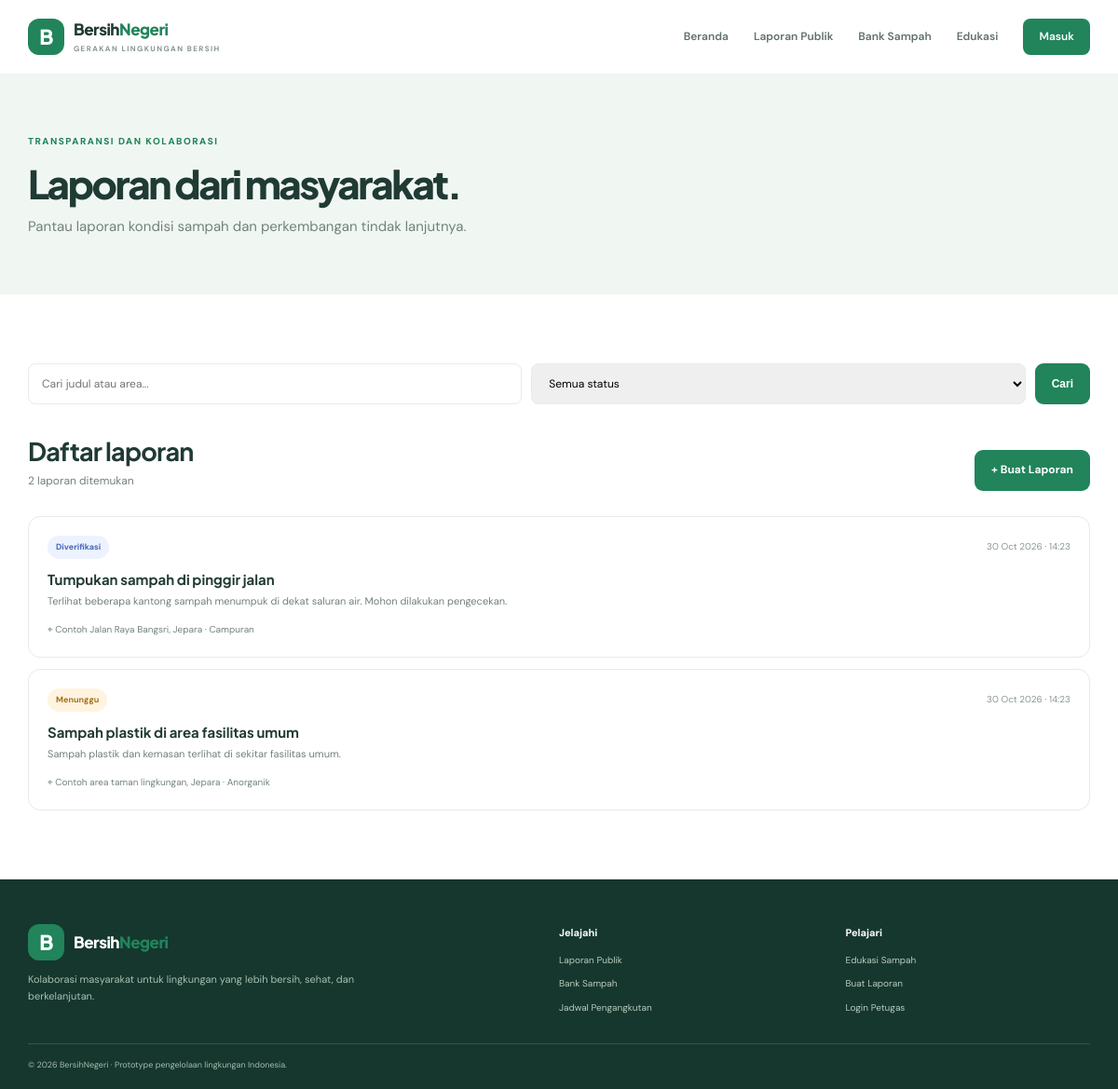
The app's page /laporan.php with its own data.
### tables this page shows
CREATE TABLE reports(
 id INT UNSIGNED AUTO_INCREMENT PRIMARY KEY,user_id INT UNSIGNED NOT NULL,title VARCHAR(160) NOT NULL,
 description TEXT NOT NULL,area VARCHAR(220) NOT NULL,waste_type ENUM('Organik','Anorganik','B3 Rumah Tangga','Campuran') NOT NULL DEFAULT 'Campuran',
 photo_url VARCHAR(500) NULL,latitude DECIMAL(10,7) NULL,longitude DECIMAL(10,7) NULL,
 status ENUM('Menunggu','Diverifikasi','Ditangani','Selesai','Ditolak') NOT NULL DEFAULT 'Menunggu',
 staff_note TEXT NULL,handled_by INT UNSIGNED NULL,created_at TIMESTAMP DEFAULT CURRENT_TIMESTAMP,
 updated_at TIMESTAMP DEFAULT CURRENT_TIMESTAMP ON UPDATE CURRENT_TIMESTAMP,
 CONSTRAINT fk_report_user FOREIGN KEY(user_id) REFERENCES users(id),
 CONSTRAINT fk_report_staff FOREIGN KEY(handled_by) REFERENCES users(id) ON DELETE SET NULL,
 INDEX idx_report_status(status),INDEX idx_report_area(area)
);

### config/helpers.php (called while the page is built, shortened)
<?php
function e(?string $v):string{return htmlspecialchars($v??'',ENT_QUOTES,'UTF-8');}
function status_class(string $s):string{return match($s){'Selesai'=>'status-done','Ditangani'=>'status-work','Ditolak'=>'status-rejected','Diverifikasi'=>'status-verified',default=>'status-wait'};}
function excerpt(string $s,int $n=120):string{$s=trim(strip_tags($s));return mb_strlen($s)<=$n?$s:mb_substr($s,0,$n).'…';}

### laporan.php (the view, shortened to what this page needs)
<?php
require_once __DIR__.'/config/database.php';require_once __DIR__.'/config/helpers.php';
$pageTitle='Laporan Publik';$basePath='';$q=trim($_GET['q']??'');$status=$_GET['status']??'';
$where=[];$params=[];if($q!==''){$where[]='(title LIKE :q OR area LIKE :q OR description LIKE :q)';$params['q']='%'.$q.'%';}
$sql='SELECT r.*,u.name AS reporter FROM reports r LEFT JOIN users u ON u.id=r.user_id'.($where?' WHERE '.implode(' AND ',$where):'').' ORDER BY r.created_at DESC LIMIT 100';
$stmt=$pdo->prepare($sql);$stmt->execute($params);$rows=$stmt->fetchAll();require __DIR__.'/includes/header.php';
?>
<section class="page-banner"><div class="container"><span class="eyebrow">TRANSPARANSI DAN KOLABORASI</span><h1>Laporan dari masyarakat.</h1><p>Pantau laporan kondisi sampah dan perkembangan tindak lanjutnya.</p></div></section>
<section class="section"><div class="container"><form class="filter" method="get"><input name="q" value="<?=e($q)?>" placeholder="Cari judul atau area..."><select name="status"><option value="">Semua status</option><?php foreach($statuses as $s):?><option <?=($status===$s?'selected':'')?>><?=e($s)?></option><?php endforeach;?></select><button class="btn btn-primary">Cari</button></form><div class="section-head row-head"><div><h2>Daftar laporan</h2><p><?=count($rows)?> laporan ditemukan</p></div><a class="btn btn-primary" href="buat-laporan.php">+ Buat Laporan</a></div><div class="report-list"><?php foreach($rows as $r):?><article class="report-row"><div class="report-row-main"><div class="report-top"><span class="status <?=status_class($r['status'])?>"><?=e($r['status'])?></span><small><?=date('d M Y · H:i',strtotime($r['created_at']))?></small></div><h3><?=e($r['title'])?></h3><p><?=e(excerpt($r['description'],180))?></p><div class="report-meta">⌖ <?=e($r['area'])?> <span>· <?=e($r['waste_type'])?></span></div></div><?php if($r['photo_url']):?><img class="report-photo" src="<?=e($r['photo_url'])?>" alt="Foto laporan" loading="lazy"><?php endif;?></article><?php endforeach;?><?php if(!$rows):?><div class="empty">Belum ada laporan yang sesuai pencarian.</div><?php endif;?></div></div></section>
<?php require __DIR__.'/includes/footer.php';?>

### assets/css/style.css (style rules this page uses)
:root { --green:#21845b;--deep:#153c32;--mint:#eaf5ef;--ink:#203a34;--muted:#71817b;--line:#e5ece8;--soft:#f6f9f7;--blue:#eaf2fb;--orange:#fff2e5;--purple:#f2edfb }
* { box-sizing:border-box }
body { margin:0;font:15px/1.65 'DM Sans',sans-serif;color:var(--ink) }
a { text-decoration:none;color:inherit }
.container { width:min(1140px,calc(100% - 42px));margin:auto }
.eyebrow { font-size:10px;font-weight:800;letter-spacing:1.5px;color:var(--green) }
.hero h1,.page-banner h1 { font:800 clamp(38px,5vw,57px)/1.13 'Plus Jakarta Sans';letter-spacing:-2.4px;margin:18px 0 }
.hero p,.page-banner p { max-width:550px;color:var(--muted);font-size:15px;line-height:1.85 }
.btn { display:inline-flex;align-items:center;justify-content:center;gap:9px;border:0;border-radius:9px;padding:12px 18px;font-size:12px;font-weight:700;cursor:pointer }
.btn-primary { background:var(--green);color:white }
.section { padding:74px 0 }
.section-head { margin-bottom:27px }
.section-head h2 { font:700 27px 'Plus Jakarta Sans';letter-spacing:-.8px;margin:6px 0 }
.section-head p { font-size:12px;color:var(--muted);margin:0 }
.row-head { display:flex;align-items:end;justify-content:space-between;gap:15px }
.report-top { display:flex;align-items:center;justify-content:space-between;gap:10px }
.report-top small { font-size:10px;color:#8b9891 }
.report-card h3,.report-row h3 { font:700 15px 'Plus Jakarta Sans';margin:14px 0 6px }
.report-card p,.report-row p { font-size:11px;color:var(--muted);line-height:1.7 }
.report-meta { font-size:10px;color:#71847a;margin-top:14px }
.status { display:inline-block;padding:5px 9px;border-radius:30px;font-size:9px;font-weight:700 }
.status-wait { background:#fff4df;color:#a56e17 }
.status-verified { background:#edf2ff;color:#4569b7 }
.page-banner { background:#f0f7f2;padding:58px 0 }
.page-banner h1 { font-size:42px;margin:10px 0 }
.page-banner p { margin:0 }
.filter { display:flex;gap:10px;margin-bottom:27px }
.filter input,.filter select { flex:1;min-width:0;border:1px solid var(--line);border-radius:8px;padding:12px 14px;font:12px 'DM Sans';outline:0 }
.report-list { display:grid;gap:12px }
.report-row { display:flex;justify-content:space-between;gap:20px;background:#fff;border:1px solid var(--line);border-radius:13px;padding:20px }
.report-row-main { flex:1;min-width:0 }
.report-row h3 { margin:12px 0 5px }
.report-row p { margin:0 }

### records on screen
reports: status "Diverifikasi", created_at "30 Oct 2026 · 14:23", title "Tumpukan sampah di pinggir jalan", description "Terlihat beberapa kantong sampah menumpuk di dekat saluran air. Mohon dilakukan pengecekan.", area "Contoh Jalan Raya Bangsri, Jepara", waste_type "Campuran"
reports: status "Menunggu", created_at "30 Oct 2026 · 14:23", title "Sampah plastik di area fasilitas umum", description "Sampah plastik dan kemasan terlihat di sekitar fasilitas umum.", area "Contoh area taman lingkungan, Jepara", waste_type "Anorganik"

### other values on screen
count($rows) "2"
